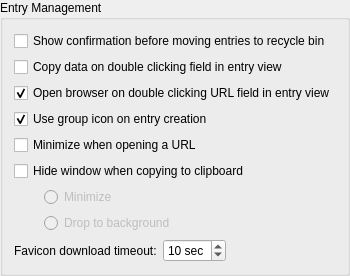
            <widget class="QGroupBox" name="entryGroup">
             <property name="title">
              <string>Entry Management</string>
             </property>
             <layout class="QVBoxLayout" name="verticalLayout_6">
              <item>
               <widget class="QCheckBox" name="ConfirmMoveEntryToRecycleBinCheckBox">
                <property name="text">
                 <string>Show confirmation before moving entries to recycle bin</string>
                </property>
               </widget>
              </item>
              <item>
               <widget class="QCheckBox" name="EnableCopyOnDoubleClickCheckBox">
                <property name="text">
                 <string>Copy data on double clicking field in entry view</string>
                </property>
               </widget>
              </item>
              <item>
               <widget class="QCheckBox" name="openUrlOnDoubleClick">
                <property name="text">
                 <string>Open browser on double clicking URL field in entry view</string>
                </property>
                <property name="checked">
                 <bool>true</bool>
                </property>
               </widget>
              </item>
              <item>
               <widget class="QCheckBox" name="useGroupIconOnEntryCreationCheckBox">
                <property name="text">
                 <string>Use group icon on entry creation</string>
                </property>
                <property name="checked">
                 <bool>true</bool>
                </property>
               </widget>
              </item>
              <item>
               <widget class="QCheckBox" name="minimizeOnOpenUrlCheckBox">
                <property name="text">
                 <string>Minimize when opening a URL</string>
                </property>
               </widget>
              </item>
              <item>
               <widget class="QCheckBox" name="hideWindowOnCopyCheckBox">
                <property name="text">
                 <string>Hide window when copying to clipboard</string>
                </property>
               </widget>
              </item>
              <item>
               <layout class="QHBoxLayout" name="hideWindowLayout_1">
                <property name="spacing">
                 <number>0</number>
                </property>
                <item>
                 <spacer name="hideWindowSpacer_1">
                  <property name="orientation">
                   <enum>Qt::Horizontal</enum>
                  </property>
                  <property name="sizeType">
                   <enum>QSizePolicy::Fixed</enum>
                  </property>
                  <property name="sizeHint" stdset="0">
                   <size>
                    <width>30</width>
                    <height>0</height>
                   </size>
                  </property>
                 </spacer>
                </item>
                <item>
                 <widget class="QRadioButton" name="minimizeOnCopyRadioButton">
                  <property name="enabled">
                   <bool>false</bool>
                  </property>
                  <property name="text">
                   <string>Minimize</string>
                  </property>
                 </widget>
                </item>
               </layout>
              </item>
              <item>
               <layout class="QHBoxLayout" name="hideWindowLayout_2">
                <property name="spacing">
                 <number>0</number>
                </property>
                <item>
                 <spacer name="hideWindowSpacer_2">
                  <property name="orientation">
                   <enum>Qt::Horizontal</enum>
                  </property>
                  <property name="sizeType">
                   <enum>QSizePolicy::Fixed</enum>
                  </property>
                  <property name="sizeHint" stdset="0">
                   <size>
                    <width>30</width>
                    <height>0</height>
                   </size>
                  </property>
                 </spacer>
                </item>
                <item>
                 <widget class="QRadioButton" name="dropToBackgroundOnCopyRadioButton">
                  <property name="enabled">
                   <bool>false</bool>
                  </property>
                  <property name="text">
                   <string>Drop to background</string>
                  </property>
                 </widget>
                </item>
               </layout>
              </item>
              <item>
               <layout class="QHBoxLayout" name="horizontalLayout">
                <item>
                 <widget class="QLabel" name="faviconTimeoutLabel">
                  <property name="text">
                   <string>Favicon download timeout:</string>
                  </property>
                  <property name="buddy">
                   <cstring>faviconTimeoutSpinBox</cstring>
                  </property>
                 </widget>
                </item>
                <item>
                 <widget class="QSpinBox" name="faviconTimeoutSpinBox">
                  <property name="enabled">
                   <bool>true</bool>
                  </property>
                  <property name="focusPolicy">
                   <enum>Qt::StrongFocus</enum>
                  </property>
                  <property name="accessibleName">
                   <string>Website icon download timeout in seconds</string>
                  </property>
                  <property name="suffix">
                   <string comment="Seconds"> sec</string>
                  </property>
                  <property name="minimum">
                   <number>1</number>
                  </property>
                  <property name="maximum">
                   <number>60</number>
                  </property>
                  <property name="value">
                   <number>10</number>
                  </property>
                 </widget>
                </item>
                <item>
                 <spacer name="horizontalSpacer_2">
                  <property name="orientation">
                   <enum>Qt::Horizontal</enum>
                  </property>
                  <property name="sizeHint" stdset="0">
                   <size>
                    <width>40</width>
                    <height>0</height>
                   </size>
                  </property>
                 </spacer>
                </item>
               </layout>
              </item>
             </layout>
            </widget>
